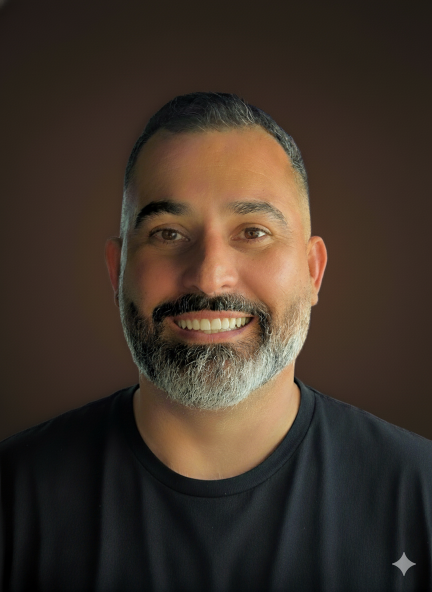
#> input picture whatsapp-kit/equipe/daniel-original.png, 864 x 1184 px (shown at 1/2 size)
$ python compose.py daniel-original.png daniel-perfil-640-previa-circulo.png 1.0 out.png
#> lines starting #> are read from the running program, lines starting #| are printed output that depends on the picture; after the words box and inside, x2 and y2 are one past the last pixel; in counts of white or black regions, pixels touching at a corner belong together
import sys, math
from PIL import Image, ImageDraw, ImageFilter, ImageChops
N=2160; C=N//2
cut=Image.open(sys.argv[1]).convert("RGBA"); top=float(sys.argv[3]) if len(sys.argv)>3 else 70
mark=Image.open(sys.argv[2]).convert("RGBA")
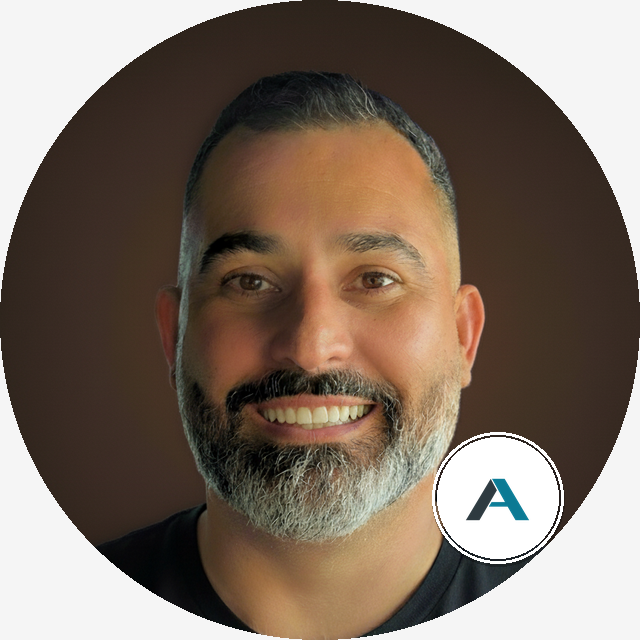
#> input picture whatsapp-kit/equipe/daniel-perfil-640-previa-circulo.png, 640 x 640 px
# background: deep graphite with a soft brand-teal light behind the head
bg=Image.new("RGB",(N,N),(20,27,31))
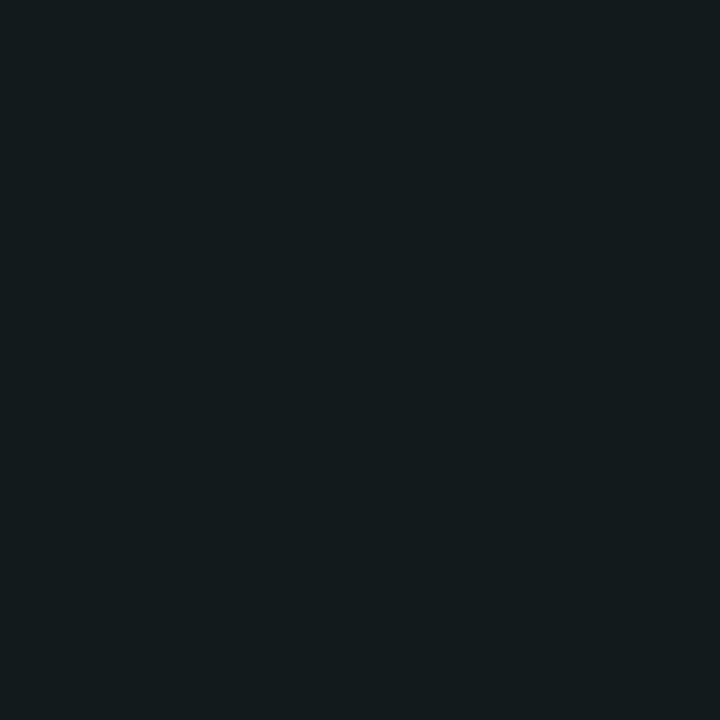
#> bg: PIL image 2160x2160 RGB (shown at 1/3 size); mean R, G, B 20, 27, 31
glow=Image.new("L",(N,N),0); ImageDraw.Draw(glow).ellipse((C-900,250,C+900,1950),fill=255)
#> after `glow = Image.new('L', (N, N), 0)`: glow: PIL image 2160x2160 L; every value is 0
#> after `ImageDraw.Draw(glow).ellipse((C - 900, 250, C + 900, 1950), fill=255)`:
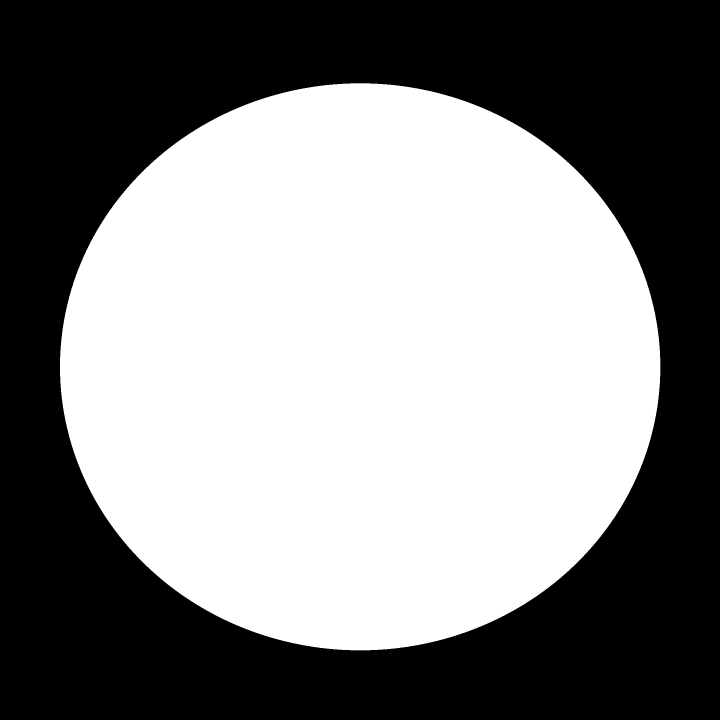
#> glow: PIL image 2160x2160 L (shown at 1/3 size); 51.6% white; 1 black region, box (x1, y1, x2, y2) and area: (0, 0, 2160, 2160) 2259783
glow=glow.filter(ImageFilter.GaussianBlur(320))
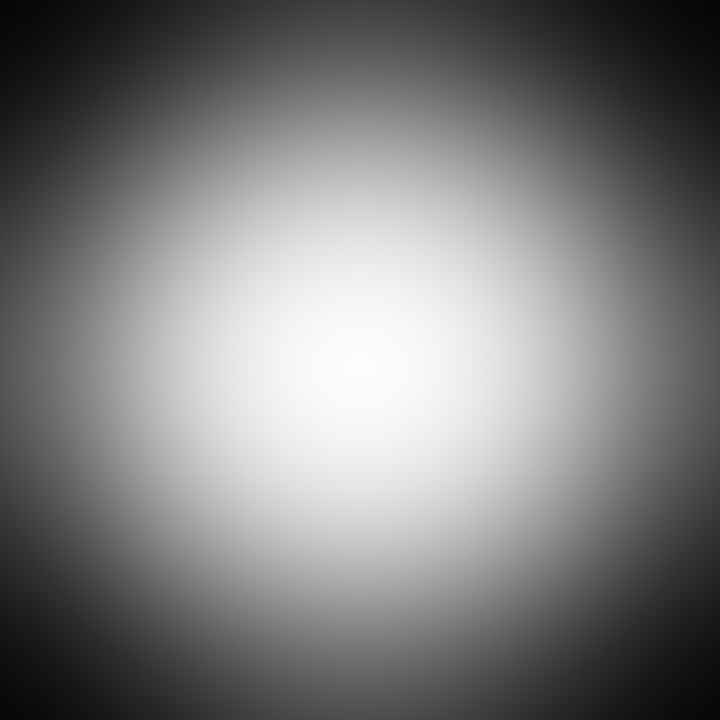
#> glow: PIL image 2160x2160 L (shown at 1/3 size); min 5, max 252, mean 124.9
bg=Image.composite(Image.new("RGB",(N,N),(11,92,112)),bg,glow.point(lambda v:int(v*0.55)))
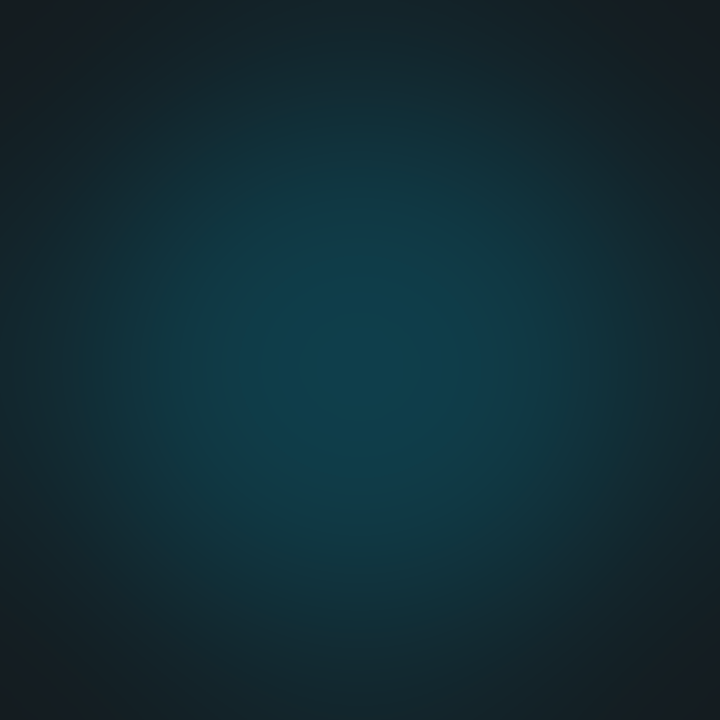
#> bg: PIL image 2160x2160 RGB (shown at 1/3 size); mean R, G, B 17.6, 44.4, 52.6
vig=Image.new("L",(N,N),0); ImageDraw.Draw(vig).ellipse((-500,-500,N+500,N+500),fill=255)
#> after `ImageDraw.Draw(vig).ellipse((-500, -500, N + 500, N + 500), fill=255)`: vig: PIL image 2160x2160 L; every value is 255
vig=vig.filter(ImageFilter.GaussianBlur(260))
bg=Image.composite(bg,Image.new("RGB",(N,N),(10,14,16)),vig)
img=bg.convert("RGBA")
# person: square crop, scaled to canvas
w,h=cut.size
#> w = 864; h = 1184
sc=N*0.86/w; pw,ph=int(w*sc),int(h*sc)
#> after `sc = N * 0.86 / w`: sc = 2.15
#> after `pw, ph = (int(w * sc), int(h * sc))`: pw = 1857; ph = 2545
p=cut.resize((pw,ph),Image.LANCZOS)
al=p.split()[3].filter(ImageFilter.MinFilter(5)).filter(ImageFilter.GaussianBlur(1.5)); p.putalpha(al)
#> after `al = p.split()[3].filter(ImageFilter.MinFilter(5)).filter(ImageFilter.`: al: PIL image 1857x2545 L; every value is 255
sq=Image.new("RGBA",(N,N),(0,0,0,0)); sq.alpha_composite(p,((N-pw)//2,int(N*0.15-185*sc)))
#> after `sq = Image.new('RGBA', (N, N), (0, 0, 0, 0))`: sq: PIL image 2160x2160 RGBA; every value is 0
# soft rim light: slightly brightened teal edge from the alpha
a=sq.split()[3]; edge=ImageChops.subtract(a,a.filter(ImageFilter.MinFilter(9))).filter(ImageFilter.GaussianBlur(6))
#> after `a = sq.split()[3]`: a: PIL image 2160x2160 L; 86% white; 2 black regions, box (x1, y1, x2, y2) and area: (2008, 0, 2160, 2160) 328320, (0, 0, 151, 2160) 326160
#> after `edge = ImageChops.subtract(a, a.filter(ImageFilter.MinFilter(9))).filt`:
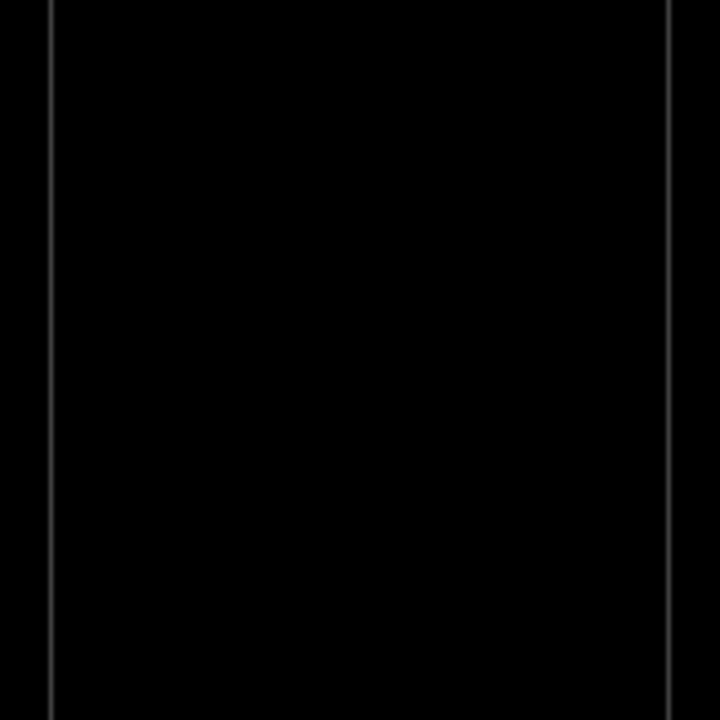
#> edge: PIL image 2160x2160 L (shown at 1/3 size); min 0, max 63, mean 0.9
rim=Image.new("RGBA",(N,N),(127,202,219,0)); rim.putalpha(edge.point(lambda v:int(v*0.12)))
img.alpha_composite(sq); img.alpha_composite(rim)
# thin brand ring just inside WhatsApp's circle crop
ring=Image.new("RGBA",(N,N),(0,0,0,0)); R=C-16
ImageDraw.Draw(ring).ellipse((C-R,C-R,C+R,C+R),outline=(11,122,148,255),width=14)
img.alpha_composite(ring)
# badge at 4:30, sitting on the ring like a verified mark
S=360; ang=math.radians(45); d=R-S*0.42
bx,by=int(C+d*math.cos(ang)),int(C+d*math.sin(ang))
sh=Image.new("RGBA",(N,N),(0,0,0,0)); ImageDraw.Draw(sh).ellipse((bx-S//2,by-S//2+14,bx+S//2,by+S//2+14),fill=(0,0,0,120))
img.alpha_composite(sh.filter(ImageFilter.GaussianBlur(18)))
b=ImageDraw.Draw(img)
b.ellipse((bx-S//2,by-S//2,bx+S//2,by+S//2),fill=(255,255,255,255))
b.ellipse((bx-S//2+14,by-S//2+14,bx+S//2-14,by+S//2-14),outline=(11,122,148,255),width=10)
m=int(S*0.56); mk=mark.copy(); mk.thumbnail((m,m),Image.LANCZOS)
img.alpha_composite(mk,(bx-mk.width//2,by-mk.height//2+8))
out=img.convert("RGB").resize((1080,1080),Image.LANCZOS)
out.save(sys.argv[4] if len(sys.argv)>4 else "perfil.png")
mask=Image.new("L",(1080,1080),0); ImageDraw.Draw(mask).ellipse((0,0,1079,1079),fill=255)
#> after `mask = Image.new('L', (1080, 1080), 0)`: mask: PIL image 1080x1080 L; every value is 0
#> after `ImageDraw.Draw(mask).ellipse((0, 0, 1079, 1079), fill=255)`: mask: PIL image 1080x1080 L; 78.5% white; 4 black regions, box (x1, y1, x2, y2) and area: (0, 0, 517, 517) 62622, (563, 0, 1080, 517) 62622, (0, 563, 517, 1080) 62622, (563, 563, 1080, 1080) 62622
pv=Image.new("RGB",(1080,1080),(255,255,255)); pv.paste(out,(0,0),mask); pv.resize((540,540),Image.LANCZOS).save("previa.png")
#> after `pv = Image.new('RGB', (1080, 1080), (255, 255, 255))`: pv: PIL image 1080x1080 RGB; every value is 255
#> after `pv = Image.new('RGB', (1080, 1080), (255, 255, 255))`:
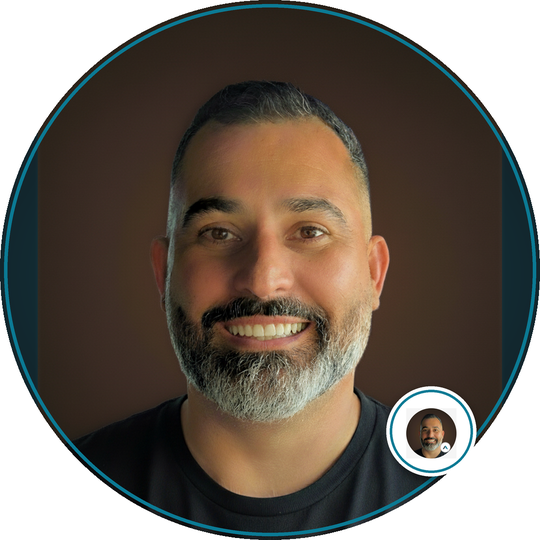
#> saved as previa.png: PIL image 540x540 RGB; mean R, G, B 114.7, 105.7, 96.6
